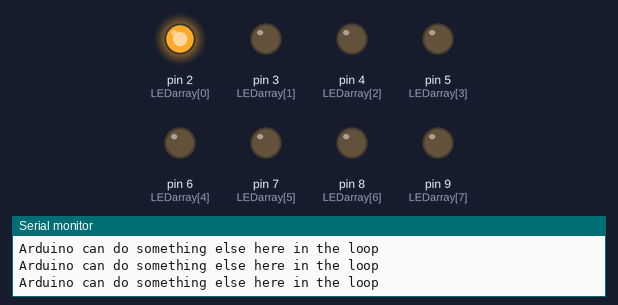
The sketch below on a simulated Arduino Uno, built with avr-gcc and run on an emulated ATmega328P. Parts: output pins drawn as LEDs (lit = HIGH), the last lines printed to the serial monitor.

Above: at 0.5 s.
At 2.5 s:
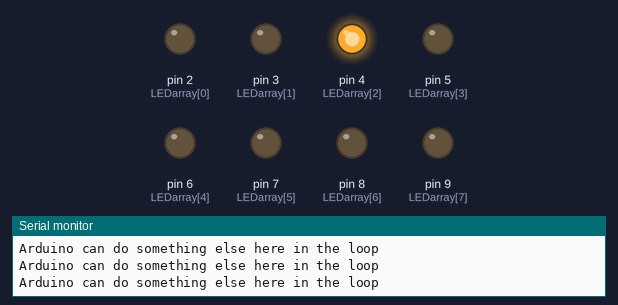
At 3.5 s:
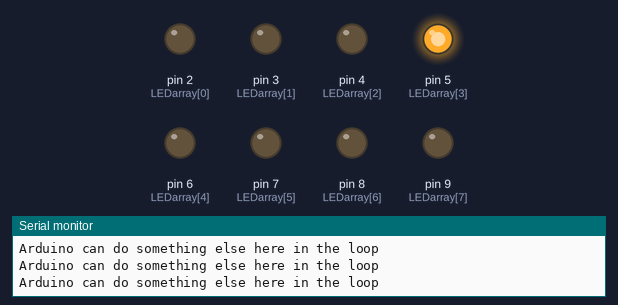
At 4.5 s:
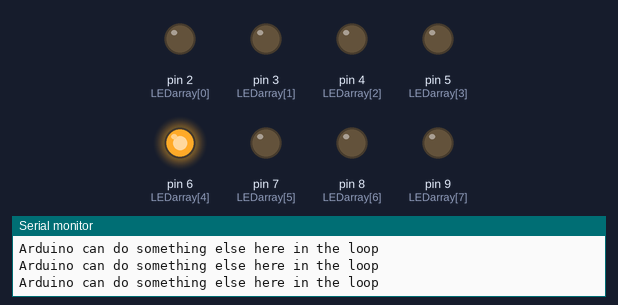
At 6.5 s:
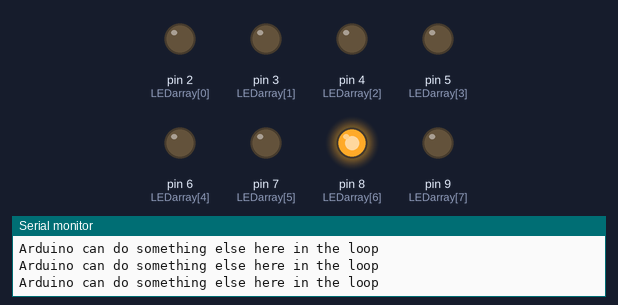
At 9.5 s:
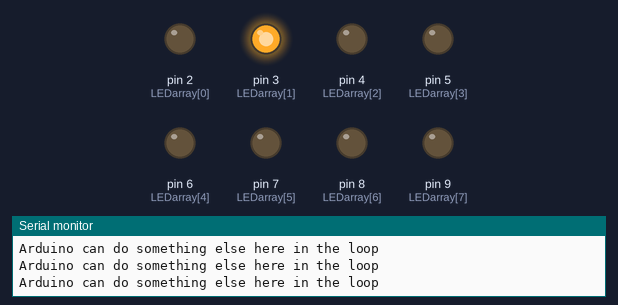
Timing chart, 0 to 10.4 s (numbered marks = the images above):
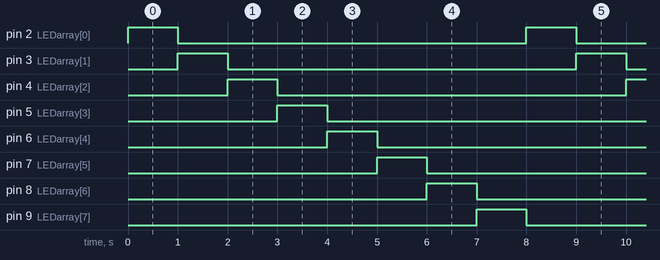

The sketch:

interrupt_tutorial.ino
```cpp
const int LEDarray[] = {2,3,4,5,6,7,8,9};
int j = 0;

void setup()
{
  Serial.begin(9600);

  for(int i=0; i<8 ;i++)
  {
    pinMode(LEDarray[i], OUTPUT); /* set LEDs as output */
  }

  cli(); // Clear interrupt --> disable global int's before setting up them

  /* Timer1 interrupt has been set up to be used one time per second (1 Hz)*/
  TCCR1A = 0;
  TCCR1B = 0;
  TCNT1  = 0;
  OCR1A = 15624; // for 1HZ


  TCCR1B |= (1 << WGM12);  //  1/1024 of clock pulse

  // enable Timer1
  TCCR1B |= (1 << CS12) | (1 << CS10);
  TIMSK1 |= (1 << OCIE1A);

  sei(); // Enable back all (global) interrupts

}

// This function below will be called once in every second (when interrupt occurs...)
ISR(TIMER1_COMPA_vect){
  for(int i=0; i<8; i++){
    digitalWrite(LEDarray[i],LOW);
    // All LEDs turned off
  }
  digitalWrite(LEDarray[j],HIGH);
  // Next LED turned on
  j ++;
  if(j > 7)
    j = 0;
}

void loop()
{
 Serial.println("Arduino can do something else here in the loop");
 delay(100);
}
```

Measured:
- by itself, pin 2 (LEDarray[0]), pin 3 (LEDarray[1]), pin 4 (LEDarray[2]), pin 5 (LEDarray[3]), pin 6 (LEDarray[4]), pin 7 (LEDarray[5]), pin 8 (LEDarray[6]), pin 9 (LEDarray[7]): alternates HIGH for 1.0 s and LOW for 7.0 s
- by itself, everything shown: repeats every 8.0 s, in 8 steps
